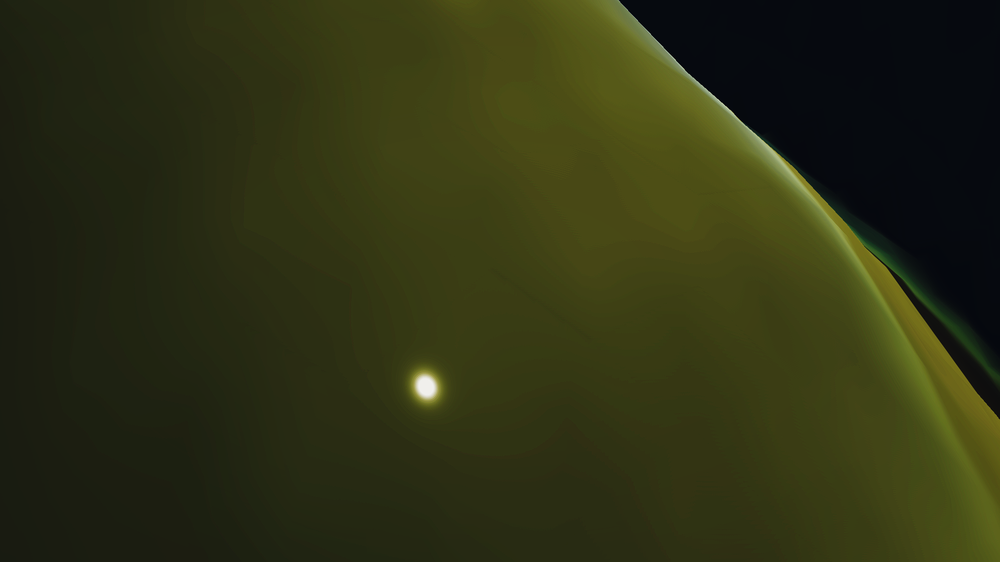
#> input picture Docs/Reports/CleanRoom/Naked_Biome_Transition.png, 1000 x 562 px, shrunk from 1920 x 1080 before the run, found by its file name
$ python analyze_render.py
#> lines starting #> are read from the running program, lines starting #| are printed output that depends on the picture
from pathlib import Path
from PIL import Image, ImageStat

image_path = Path(r"C:\hades\Hecton8\Docs\Reports\CleanRoom\Naked_Biome_Transition.png")
if not image_path.exists():
    raise FileNotFoundError(image_path)

with Image.open(image_path) as image:
#> image is the input picture: PIL image 1000x562 RGB; mean R, G, B 46.5, 49.7, 19.8
    rgb = image.convert("RGB")
    width, height = rgb.size
#> width = 1000; height = 562
    patch_size = 50
    left = width // 2 - patch_size // 2
#> left = 475
    top = height // 2 - patch_size // 2
#> top = 256
    patch = rgb.crop((left, top, left + patch_size, top + patch_size))
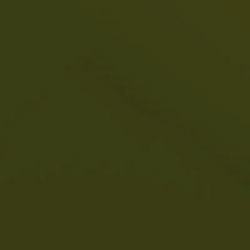
#> patch: PIL image 50x50 RGB (shown 5 times larger); mean R, G, B 58.3, 61.2, 20
    stat = ImageStat.Stat(patch)
    mean = tuple(round(v, 4) for v in stat.mean)
#> mean = (58.26, 61.25, 20.03)
    stddev = tuple(round(v, 4) for v in stat.stddev)
#> stddev = (1.03, 1.24, 0.171)
    luminance_mean = round(sum(stat.mean) / 3.0, 4)
#> luminance_mean = 46.51
    stddev_scalar = round(sum(stat.stddev) / 3.0, 4)
#> stddev_scalar = 0.814

print(f"IMAGE={image_path}")
print(f"SIZE={width}x{height}")
#| SIZE=1000x562
print(f"PATCH_CENTER=({width // 2},{height // 2}) PATCH_SIZE={patch_size}x{patch_size}")
#| PATCH_CENTER=(500,281) PATCH_SIZE=50x50
print(f"AVG_RGB={mean}")
#| AVG_RGB=(58.2628, 61.2484, 20.0268)
print(f"STDDEV_RGB={stddev}")
#| STDDEV_RGB=(1.0285, 1.2433, 0.1711)
print(f"AVG_LUMA_APPROX={luminance_mean}")
#| AVG_LUMA_APPROX=46.5127
print(f"STDDEV_SCALAR={stddev_scalar}")
#| STDDEV_SCALAR=0.8143
